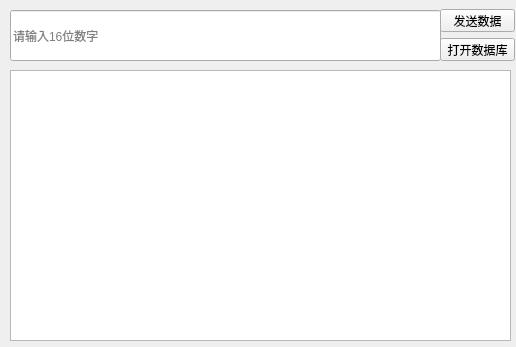
<?xml version="1.0" encoding="UTF-8"?>
<ui version="4.0">
 <class>Widget</class>
 <widget class="QWidget" name="Widget">
  <property name="geometry">
   <rect>
    <x>0</x>
    <y>0</y>
    <width>516</width>
    <height>347</height>
   </rect>
  </property>
  <property name="windowTitle">
   <string>Widget</string>
  </property>
  <widget class="QLineEdit" name="lineEdit">
   <property name="geometry">
    <rect>
     <x>10</x>
     <y>10</y>
     <width>431</width>
     <height>51</height>
    </rect>
   </property>
   <property name="placeholderText">
    <string>请输入16位数字</string>
   </property>
  </widget>
  <widget class="QPushButton" name="pushButton">
   <property name="geometry">
    <rect>
     <x>440</x>
     <y>9</y>
     <width>75</width>
     <height>23</height>
    </rect>
   </property>
   <property name="text">
    <string>发送数据</string>
   </property>
  </widget>
  <widget class="QTextBrowser" name="textBrowser">
   <property name="geometry">
    <rect>
     <x>10</x>
     <y>70</y>
     <width>501</width>
     <height>271</height>
    </rect>
   </property>
  </widget>
  <widget class="QPushButton" name="pushButton_2">
   <property name="geometry">
    <rect>
     <x>440</x>
     <y>38</y>
     <width>75</width>
     <height>23</height>
    </rect>
   </property>
   <property name="text">
    <string>打开数据库</string>
   </property>
  </widget>
 </widget>
 <layoutdefault spacing="6" margin="11"/>
 <resources/>
 <connections/>
</ui>
